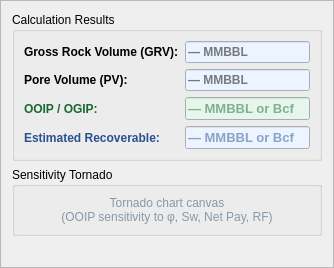
          <widget class="QFrame" name="frameVolCanvas">
           <property name="objectName"><string>frameCanvas</string></property>
           <property name="frameShape"><enum>QFrame::StyledPanel</enum></property>
           <layout class="QVBoxLayout">
            <item>
             <widget class="QGroupBox" name="groupVolResults"><property name="title"><string>Calculation Results</string></property>
              <layout class="QFormLayout">
               <item row="0" column="0"><widget class="QLabel"><property name="styleSheet"><string>font-weight:700;</string></property><property name="text"><string>Gross Rock Volume (GRV):</string></property></widget></item>
               <item row="0" column="1"><widget class="QLineEdit" name="lineVolGRV"><property name="readOnly"><bool>true</bool></property><property name="styleSheet"><string>background:#EBF4FF;font-weight:700;</string></property><property name="placeholderText"><string>— MMBBL</string></property></widget></item>
               <item row="1" column="0"><widget class="QLabel"><property name="styleSheet"><string>font-weight:700;</string></property><property name="text"><string>Pore Volume (PV):</string></property></widget></item>
               <item row="1" column="1"><widget class="QLineEdit" name="lineVolPV"><property name="readOnly"><bool>true</bool></property><property name="styleSheet"><string>background:#EBF4FF;font-weight:700;</string></property><property name="placeholderText"><string>— MMBBL</string></property></widget></item>
               <item row="2" column="0"><widget class="QLabel"><property name="styleSheet"><string>font-weight:700;color:#1A6A30;</string></property><property name="text"><string>OOIP / OGIP:</string></property></widget></item>
               <item row="2" column="1"><widget class="QLineEdit" name="lineVolOOIP"><property name="readOnly"><bool>true</bool></property><property name="styleSheet"><string>background:#E6F6EC;font-weight:700;color:#1A6A30;font-size:13px;</string></property><property name="placeholderText"><string>— MMBBL or Bcf</string></property></widget></item>
               <item row="3" column="0"><widget class="QLabel"><property name="styleSheet"><string>font-weight:700;color:#2A5090;</string></property><property name="text"><string>Estimated Recoverable:</string></property></widget></item>
               <item row="3" column="1"><widget class="QLineEdit" name="lineVolRecoverable"><property name="readOnly"><bool>true</bool></property><property name="styleSheet"><string>background:#EBF4FF;font-weight:700;color:#2A5090;font-size:13px;</string></property><property name="placeholderText"><string>— MMBBL or Bcf</string></property></widget></item>
              </layout>
             </widget>
            </item>
            <item>
             <widget class="QGroupBox" name="groupVolSensitivity"><property name="title"><string>Sensitivity Tornado</string></property>
              <layout class="QVBoxLayout">
               <item><widget class="QLabel"><property name="styleSheet"><string>color:#8898A8;font-size:12px;</string></property><property name="text"><string>Tornado chart canvas
(OOIP sensitivity to φ, Sw, Net Pay, RF)</string></property><property name="alignment"><set>Qt::AlignCenter</set></property></widget></item>
              </layout>
             </widget>
            </item>
            <item><spacer><property name="orientation"><enum>Qt::Vertical</enum></property><property name="sizeHint" stdset="0"><size><width>20</width><height>20</height></size></property></spacer></item>
           </layout>
          </widget>
